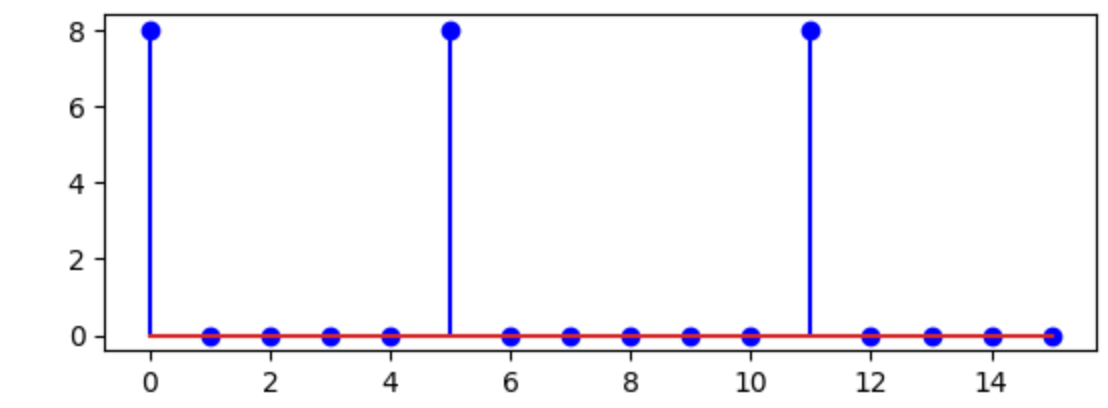
#> input picture digsig1/Bildschirmfoto2024-04-23um12.36.50.png, 1108 x 408 px, given in place of face.png, which was not available
$ jupyter execute --allow-errors pds6_Sonnwin_Manleitner.ipynb   (text cells are left out)
#> lines starting #> are read from the running program, lines starting #| are printed output that depends on the picture; after the words box and inside, x2 and y2 are one past the last pixel; in counts of white or black regions, pixels touching at a corner belong together; pictures that were not available may be replaced by others from this repository, and a replacement may not be noted
[cell 1]
# bild var setzen
bild = "PSD5.png"

[cell 2]
#bibliotheken importieren

import numpy as np
import matplotlib.pyplot as plt

[cell 3]
from scipy import misc
#> (the rest of this cell did not finish here and is left out)

[cell 4]
import imageio.v3 as iio
#> (the rest of this cell did not finish here and is left out)

[cell 5]
#bild einlesen

im_MN    = iio.imread('face.png')
#> im_MN is the input picture: shape (408, 1108, 4); mean R, G, B, A 246, 244.6, 248.7, 255

bildRead = iio.imread(bild)
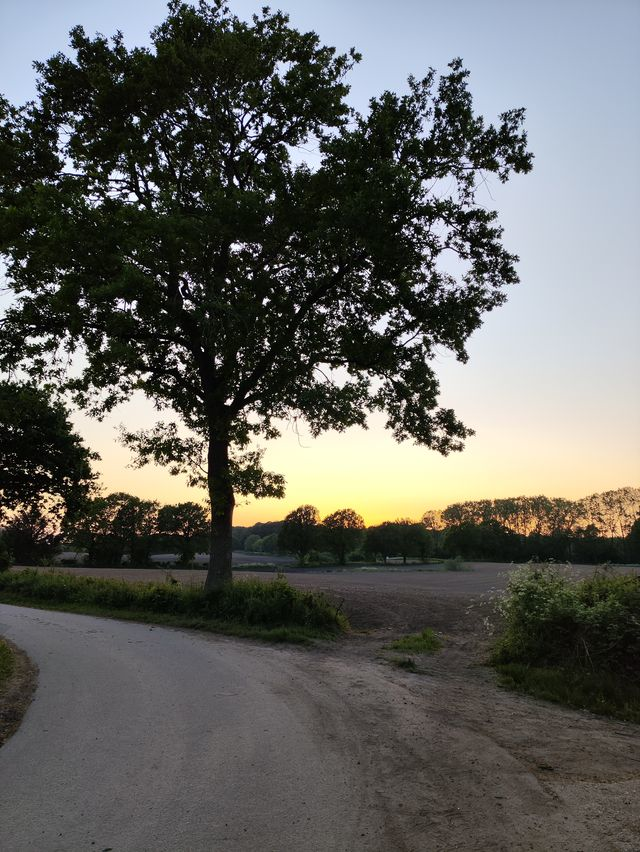
#> input picture digsig1/PSD5.png, 640 x 852 px
#> bildRead is the input picture: shape (852, 640, 3); mean R, G, B 98.4, 98.8, 94.6

[cell 6]
shape     = im_MN.shape
#> shape = (408, 1108, 4)
print(shape)
#| (408, 1108, 4)

[cell 7]
jm_MN = np.copy(im_MN)
jm_MN[im_MN < 200] = 0
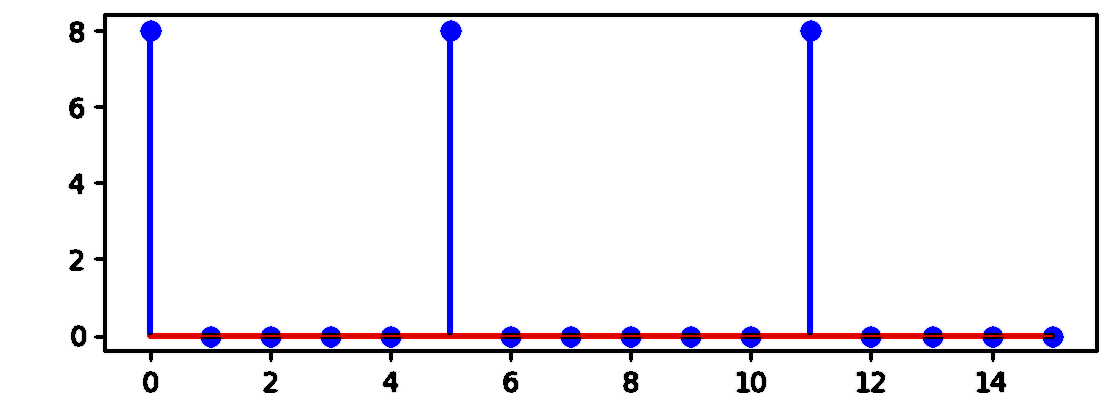
#> jm_MN: shape (408, 1108, 4); 5.72% of pixels changed, all inside (x1, y1, x2, y2) = (69, 13, 1099, 393)

fig, ax = plt.subplots(1, 2, figsize=(10, 10))
ax[0].imshow(im_MN)
ax[1].imshow(jm_MN)
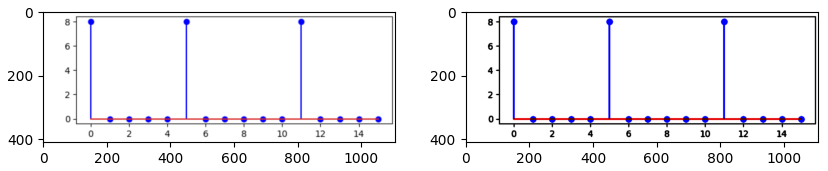
#> figure drawn by matplotlib, 2 panels

[cell 8]
bildFarb = np.copy(bildRead) # Kopie des Bildes erstellen
bildFarb[bildRead < 220] = 0 # alle werte, die kleiner als 220 sind, auf 0 setzen
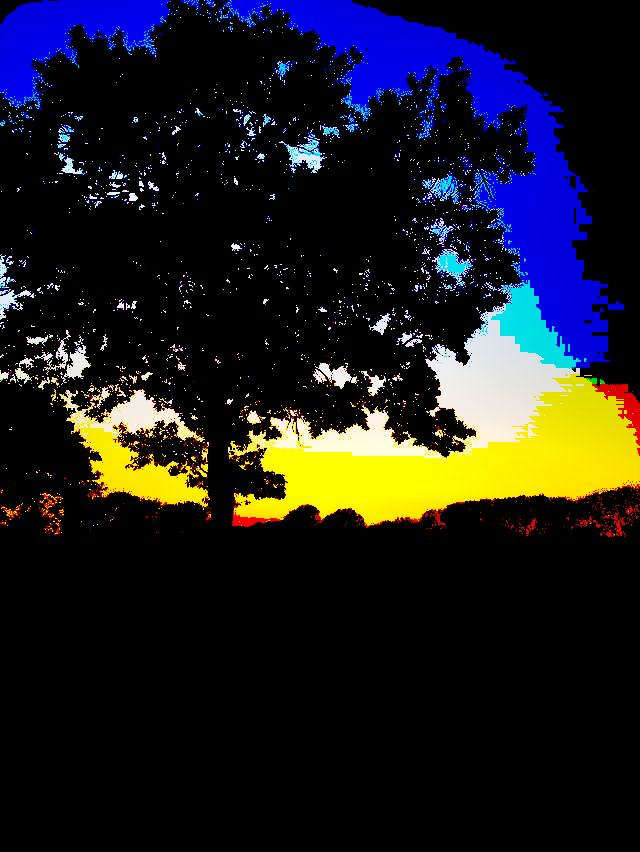
#> bildFarb: shape (852, 640, 3); mean R, G, B 27.5, 27.5, 30.3


# Bilder anzeigen
fig, ax = plt.subplots(1, 2, figsize=(10, 10))
ax[0].imshow(bildRead)
ax[1].imshow(bildFarb)

[cell 9]
import scipy.ndimage as ndimage
N = 256
f_NN = bildRead[:N, :N, 0] # farbkanal einstellen
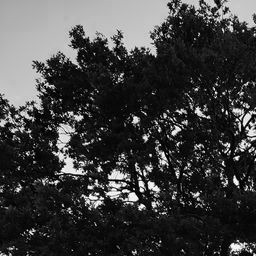
#> f_NN: shape (256, 256); min 0, max 255, mean 63.5
F_NN = np.fft.fft2(f_NN) # fouriertransformation

L = 5
mean_LL = np.ones([L, L])/L**2 # mittelwertfilter

# bild filtern
fig, ax = plt.subplots(1,2,figsize=(10,10))
ax[0].imshow(f_NN)
ax[1].imshow(ndimage.convolve(f_NN, mean_LL)) #faltung
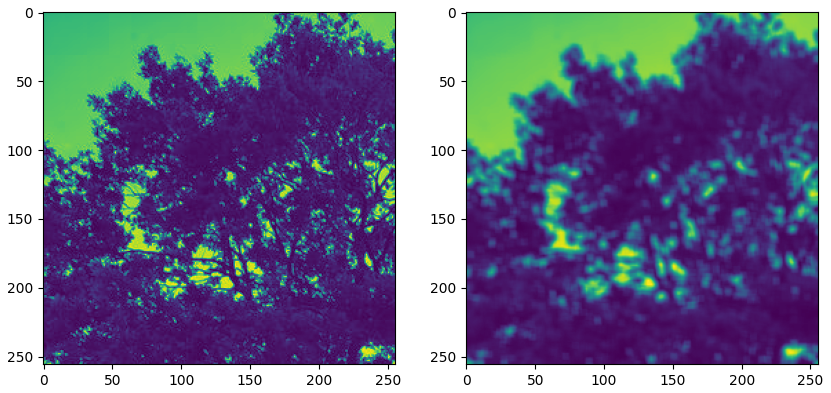
#> figure drawn by matplotlib, 2 panels

[cell 10]
# fouriertransformierte des gefilterten bildes
fig, ax = plt.subplots(1,2,figsize=(10,10))
ax[0].imshow(f_NN)
ax[1].imshow(20*np.log(np.abs(np.fft.fftshift(F_NN))), cmap='Oranges')
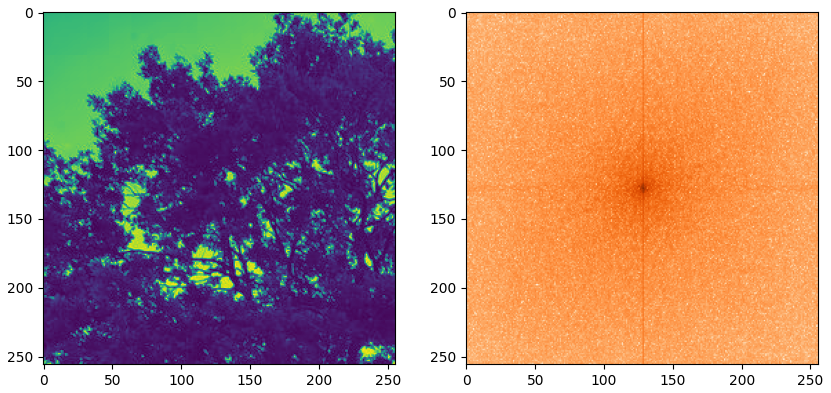
#> figure drawn by matplotlib, 2 panels

[cell 11]
import scipy.signal as sig

#beispiel für eine faltung per fft mit scipy
FFT_FALT= sig.fftconvolve(f_NN, mean_LL, mode='same')
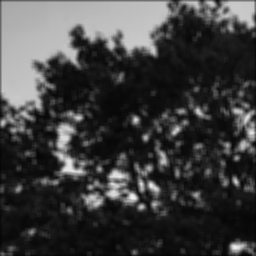
#> FFT_FALT: shape (256, 256) float64; min 4.76, max 239, mean 62.7

[cell 12]
#faltung per fft selbst schreiben
f_NN_fft    = np.fft.fft2(f_NN)
mean_LL_fft = np.fft.fft2(mean_LL, s=f_NN.shape) # s = shape um die größe der filtermaske anzupassen

FFT_FALT2 = f_NN_fft * mean_LL_fft # elementweise multiplikation der fft entspricht faltung im zeitbereich


# bilder anzeigen
fig, ax = plt.subplots(1,2,figsize=(10,10))
ax[0].imshow(FFT_FALT)  #scipy fft faltung
ax[0].title.set_text('FFT_FALT scipy')
ax[1].imshow(np.real(np.fft.ifft2(FFT_FALT2)))
ax[1].title.set_text('FFT_FALT2 sonnwin') # eigene fft faltung
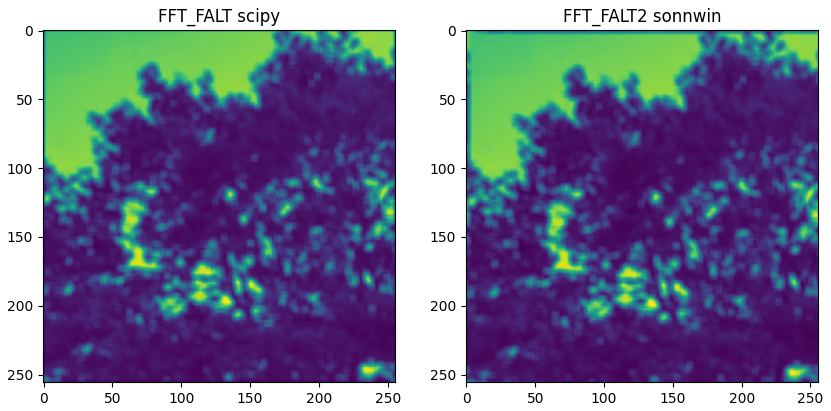
#> figure drawn by matplotlib, 2 panels

[cell 13]
fig, ax = plt.subplots(2,2,figsize=(30,10))
ax[0,0].plot(FFT_FALT.real)
ax[1,0].plot(FFT_FALT.imag)
ax[0,1].plot(FFT_FALT2.real)
ax[1,1].plot(FFT_FALT2.imag)
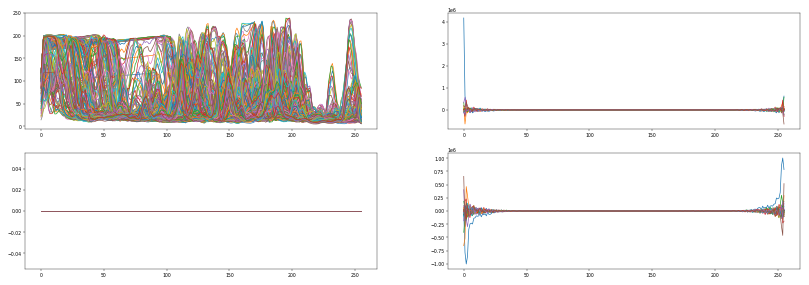
#> figure drawn by matplotlib, 4 panels; panel 1: curve peaks at x = 90, y = 118.7; panel 1: curve peaks at x = 90, y = 158.6; panel 1: curve peaks at x = 90, y = 197.4; panel 2: curve peaks at x = 0, y = 4161492
